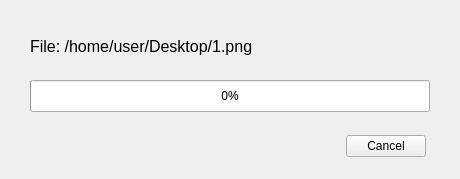
<?xml version="1.0" encoding="UTF-8"?>
<ui version="4.0">
 <class>ProgressBar</class>
 <widget class="QWidget" name="ProgressBar">
  <property name="geometry">
   <rect>
    <x>0</x>
    <y>0</y>
    <width>460</width>
    <height>179</height>
   </rect>
  </property>
  <property name="windowTitle">
   <string>Export — Qrlot</string>
  </property>
  <widget class="QProgressBar" name="progressBar">
   <property name="geometry">
    <rect>
     <x>30</x>
     <y>80</y>
     <width>400</width>
     <height>32</height>
    </rect>
   </property>
   <property name="value">
    <number>0</number>
   </property>
  </widget>
  <widget class="QLabel" name="label">
   <property name="geometry">
    <rect>
     <x>30</x>
     <y>30</y>
     <width>400</width>
     <height>32</height>
    </rect>
   </property>
   <property name="font">
    <font>
     <pointsize>12</pointsize>
    </font>
   </property>
   <property name="text">
    <string>File: /home/user/Desktop/1.png</string>
   </property>
  </widget>
  <widget class="QDialogButtonBox" name="buttonBox">
   <property name="geometry">
    <rect>
     <x>260</x>
     <y>130</y>
     <width>166</width>
     <height>32</height>
    </rect>
   </property>
   <property name="standardButtons">
    <set>QDialogButtonBox::StandardButton::Cancel</set>
   </property>
  </widget>
 </widget>
 <resources/>
 <connections/>
</ui>
